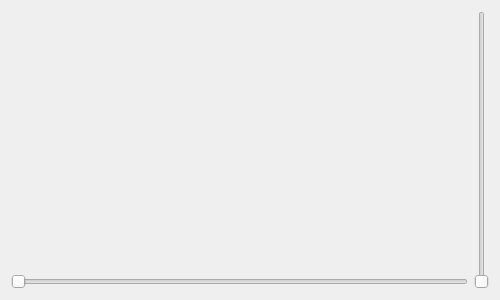
<?xml version="1.0" encoding="UTF-8"?>
<ui version="4.0">
 <class>frmXSlider</class>
 <widget class="QWidget" name="frmXSlider">
  <property name="geometry">
   <rect>
    <x>0</x>
    <y>0</y>
    <width>500</width>
    <height>300</height>
   </rect>
  </property>
  <property name="windowTitle">
   <string>Form</string>
  </property>
  <layout class="QGridLayout" name="gridLayout">
   <item row="1" column="0">
    <widget class="XSlider" name="horizontalSlider">
     <property name="orientation">
      <enum>Qt::Horizontal</enum>
     </property>
    </widget>
   </item>
   <item row="0" column="1" rowspan="2">
    <widget class="XSlider" name="verticalSlider">
     <property name="orientation">
      <enum>Qt::Vertical</enum>
     </property>
    </widget>
   </item>
  </layout>
 </widget>
 <customwidgets>
  <customwidget>
   <class>XSlider</class>
   <extends>QSlider</extends>
   <header>xslider.h</header>
  </customwidget>
 </customwidgets>
 <resources/>
 <connections/>
</ui>
